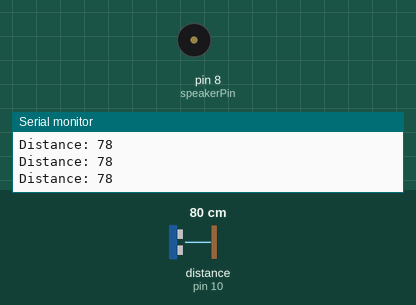
Bench run of a sketch on a simulated Arduino Uno, built with avr-gcc and run on an emulated ATmega328P. On the bench: buzzer (waves = sounding, pin HIGH), the last lines printed to the serial monitor. Wiring (inferred from the names in the program): ultrasonic range finder: trigger pin 9; echo pin 10. Inputs (shaded band) come from the test bench; at power-on: distance to the obstacle (sensor on pin 10) 80 cm. The echo pulse lasts 58.3 µs per cm; pins used as bus, display or sensor lines are not drawn.

Above: at 1.2 s.
1.3 s: distance to the obstacle (sensor on pin 10) set to 32 cm
2.8 s: distance to the obstacle (sensor on pin 10) set to 27 cm
At 3.3 s:
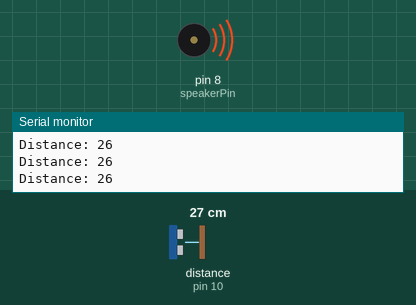
5.8 s: distance to the obstacle (sensor on pin 10) set to 9 cm
At 6.13 s:
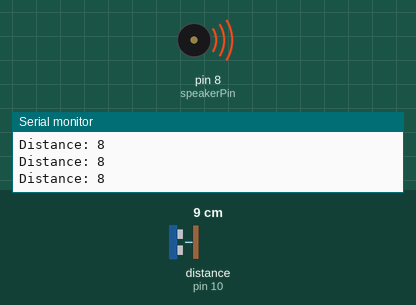
8.8 s: distance to the obstacle (sensor on pin 10) set to 2 cm
At 9.7 s:
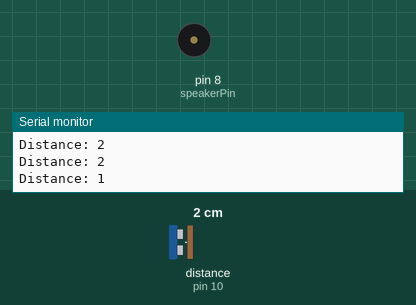
Timing chart, 0 to 11.8 s (numbered marks = the images above; inputs shaded):
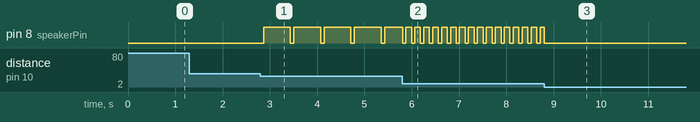

Measured:
- the behaviour switches between 31 and 30 cm on distance to the obstacle (sensor on pin 10) (found by bisection; images 0 and 1)
- after the input at 2.8 s, pin 8 (speakerPin): alternates HIGH for 0.57 s and LOW for 0.07 s, starting after 0.07 s
- after the input at 5.8 s, pin 8 (speakerPin): alternates HIGH for 0.12 s and LOW for 0.07 s, starting at once
- after the input at 8.8 s, pin 8 (speakerPin): goes on until 8.8 s, then stays LOW

The sketch:

Ultrasonic_piezo.ino
```cpp
const int trigPin = 9;
const int echoPin = 10;
const int speakerPin = 8;

long duration;
int distance;
int beepCount = 0;

void setup() {
  pinMode(trigPin, OUTPUT);
  pinMode(echoPin, INPUT);
  pinMode(speakerPin, OUTPUT);
  Serial.begin(9600);
}

void loop() {

  digitalWrite(trigPin, LOW);
  delayMicroseconds(2);

  digitalWrite(trigPin, HIGH);
  delayMicroseconds(10);
  digitalWrite(trigPin, LOW);

  duration = pulseIn(echoPin, HIGH);

  distance = (duration * 0.034 )/ 2;
  if(distance<30){
     beep(distance);
  }
  print_distance(distance);
}

void beep(int distance) {
  beepCount += 12;
  if (beepCount / (distance * 10) > 1) {
    digitalWrite(speakerPin, LOW);
    //Serial.println("Open");
    beepCount = 0;
  }else if(beepCount > 50){
    digitalWrite(speakerPin, HIGH);
    //Serial.println("Close");
  }
}

void print_distance(int a){
      Serial.print("Distance: ");
      Serial.println(a);
      //delay(100);
  }
```
